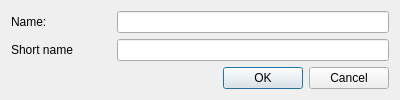
<?xml version="1.0" encoding="UTF-8"?>
<ui version="4.0">
 <class>CreateProductType</class>
 <widget class="QDialog" name="CreateProductType">
  <property name="geometry">
   <rect>
    <x>0</x>
    <y>0</y>
    <width>400</width>
    <height>99</height>
   </rect>
  </property>
  <property name="sizePolicy">
   <sizepolicy hsizetype="Fixed" vsizetype="Fixed">
    <horstretch>0</horstretch>
    <verstretch>0</verstretch>
   </sizepolicy>
  </property>
  <property name="windowTitle">
   <string>Create/Update product type</string>
  </property>
  <property name="locale">
   <locale language="English" country="UnitedStates"/>
  </property>
  <property name="modal">
   <bool>true</bool>
  </property>
  <layout class="QGridLayout" name="gridLayout">
   <property name="leftMargin">
    <number>11</number>
   </property>
   <property name="topMargin">
    <number>11</number>
   </property>
   <property name="rightMargin">
    <number>11</number>
   </property>
   <property name="bottomMargin">
    <number>11</number>
   </property>
   <item row="1" column="0">
    <widget class="QLabel" name="shortNameLb">
     <property name="text">
      <string>Short name</string>
     </property>
    </widget>
   </item>
   <item row="0" column="0">
    <widget class="QLabel" name="nameLb">
     <property name="minimumSize">
      <size>
       <width>100</width>
       <height>0</height>
      </size>
     </property>
     <property name="text">
      <string>Name:</string>
     </property>
    </widget>
   </item>
   <item row="0" column="1">
    <widget class="QLineEdit" name="nameEdit"/>
   </item>
   <item row="2" column="0" colspan="2">
    <layout class="QHBoxLayout" name="horizontalLayout">
     <item>
      <spacer name="horizontalSpacer">
       <property name="orientation">
        <enum>Qt::Horizontal</enum>
       </property>
       <property name="sizeHint" stdset="0">
        <size>
         <width>40</width>
         <height>20</height>
        </size>
       </property>
      </spacer>
     </item>
     <item>
      <widget class="QPushButton" name="okBtn">
       <property name="text">
        <string>OK</string>
       </property>
      </widget>
     </item>
     <item>
      <widget class="QPushButton" name="cancelBtn">
       <property name="text">
        <string>Cancel</string>
       </property>
      </widget>
     </item>
    </layout>
   </item>
   <item row="1" column="1">
    <widget class="QLineEdit" name="shortNameEdit"/>
   </item>
  </layout>
 </widget>
 <resources/>
 <connections/>
</ui>
